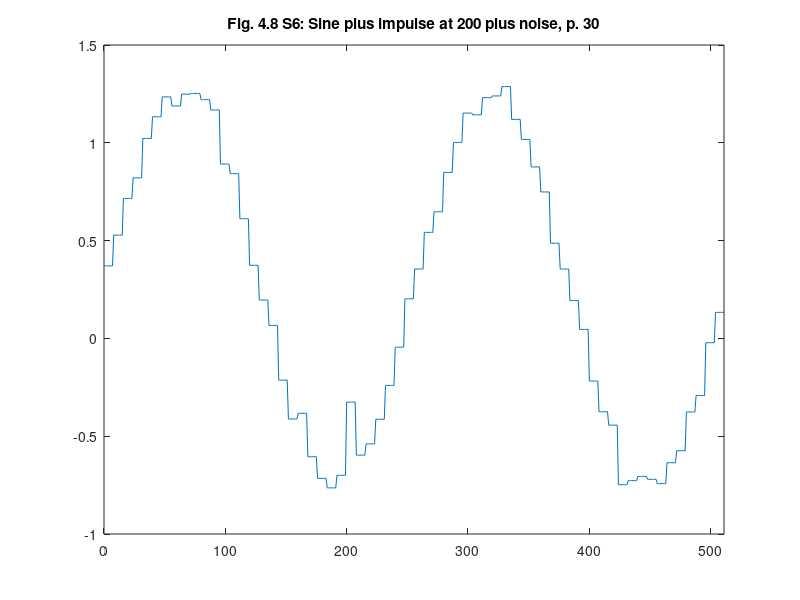

Write the MATLAB code that produced this figure.
%% ========================================================================
%% Programmatic octave notes on "Ripples in Mathematics" by A. Jensen
%% and A. la Cour-Harbo written with a deep gratitude to the authors for
%% this wonderful text.
%% 
%% Reconstruction of Figure 4.8, d6, p. 30, Ch 04.
%%
%% Author: Vladimir Kulyukin
%% 
%% NB: I have tested this code in Octave 4.
%%
%% The numbers below were computed by my Java OneDHaar class methods
%% available at https://github.com/VKEDCO/java/blob/master/haar/org.vkedco.wavelets.haar/OneDHaar.java &
%% https://github.com/VKEDCO/java/blob/master/haar/org.vkedco.wavelets.tests/RipplesInMathCh04.java
%% =========================================================================
t = [0:511];

y_fig_4_8_s6_d06_d07_d08_p30_inverted = [
0.3708202025003803
0.3708202025003803
0.3708202025003803
0.3708202025003803
0.3708202025003803
0.3708202025003803
0.3708202025003803
0.3708202025003803
0.5281306280667765
0.5281306280667765
0.5281306280667765
0.5281306280667765
0.5281306280667765
0.5281306280667765
0.5281306280667765
0.5281306280667765
0.7155336276709078
0.7155336276709078
0.7155336276709078
0.7155336276709078
0.7155336276709078
0.7155336276709078
0.7155336276709078
0.7155336276709078
0.8209357218857497
0.8209357218857497
0.8209357218857497
0.8209357218857497
0.8209357218857497
0.8209357218857497
0.8209357218857497
0.8209357218857497
1.022188531705255
1.022188531705255
1.022188531705255
1.022188531705255
1.022188531705255
1.022188531705255
1.022188531705255
1.022188531705255
1.133095730530169
1.133095730530169
1.133095730530169
1.133095730530169
1.133095730530169
1.133095730530169
1.133095730530169
1.133095730530169
1.234815448630639
1.234815448630639
1.234815448630639
1.234815448630639
1.234815448630639
1.234815448630639
1.234815448630639
1.234815448630639
1.1883534014935588
1.1883534014935588
1.1883534014935588
1.1883534014935588
1.1883534014935588
1.1883534014935588
1.1883534014935588
1.1883534014935588
1.2488434878042813
1.2488434878042813
1.2488434878042813
1.2488434878042813
1.2488434878042813
1.2488434878042813
1.2488434878042813
1.2488434878042813
1.252314693974083
1.252314693974083
1.252314693974083
1.252314693974083
1.252314693974083
1.252314693974083
1.252314693974083
1.252314693974083
1.2206450466381635
1.2206450466381635
1.2206450466381635
1.2206450466381635
1.2206450466381635
1.2206450466381635
1.2206450466381635
1.2206450466381635
1.1679056892685267
1.1679056892685267
1.1679056892685267
1.1679056892685267
1.1679056892685267
1.1679056892685267
1.1679056892685267
1.1679056892685267
0.8913001572086877
0.8913001572086877
0.8913001572086877
0.8913001572086877
0.8913001572086877
0.8913001572086877
0.8913001572086877
0.8913001572086877
0.8424061583888871
0.8424061583888871
0.8424061583888871
0.8424061583888871
0.8424061583888871
0.8424061583888871
0.8424061583888871
0.8424061583888871
0.6119290216338742
0.6119290216338742
0.6119290216338742
0.6119290216338742
0.6119290216338742
0.6119290216338742
0.6119290216338742
0.6119290216338742
0.3736776913377422
0.3736776913377422
0.3736776913377422
0.3736776913377422
0.3736776913377422
0.3736776913377422
0.3736776913377422
0.3736776913377422
0.19597555112181328
0.19597555112181328
0.19597555112181328
0.19597555112181328
0.19597555112181328
0.19597555112181328
0.19597555112181328
0.19597555112181328
0.06621943980711428
0.06621943980711428
0.06621943980711428
0.06621943980711428
0.06621943980711428
0.06621943980711428
0.06621943980711428
0.06621943980711428
-0.2131991901128285
-0.2131991901128285
-0.2131991901128285
-0.2131991901128285
-0.2131991901128285
-0.2131991901128285
-0.2131991901128285
-0.2131991901128285
-0.41189670958634755
-0.41189670958634755
-0.41189670958634755
-0.41189670958634755
-0.41189670958634755
-0.41189670958634755
-0.41189670958634755
-0.41189670958634755
-0.38320932091243487
-0.38320932091243487
-0.38320932091243487
-0.38320932091243487
-0.38320932091243487
-0.38320932091243487
-0.38320932091243487
-0.38320932091243487
-0.6049011604013467
-0.6049011604013467
-0.6049011604013467
-0.6049011604013467
-0.6049011604013467
-0.6049011604013467
-0.6049011604013467
-0.6049011604013467
-0.7156561334203299
-0.7156561334203299
-0.7156561334203299
-0.7156561334203299
-0.7156561334203299
-0.7156561334203299
-0.7156561334203299
-0.7156561334203299
-0.764142291996813
-0.764142291996813
-0.764142291996813
-0.764142291996813
-0.764142291996813
-0.764142291996813
-0.764142291996813
-0.764142291996813
-0.6999394874592496
-0.6999394874592496
-0.6999394874592496
-0.6999394874592496
-0.6999394874592496
-0.6999394874592496
-0.6999394874592496
-0.6999394874592496
-0.32552449511454046
-0.32552449511454046
-0.32552449511454046
-0.32552449511454046
-0.32552449511454046
-0.32552449511454046
-0.32552449511454046
-0.32552449511454046
-0.5967954250112697
-0.5967954250112697
-0.5967954250112697
-0.5967954250112697
-0.5967954250112697
-0.5967954250112697
-0.5967954250112697
-0.5967954250112697
-0.5393707024413389
-0.5393707024413389
-0.5393707024413389
-0.5393707024413389
-0.5393707024413389
-0.5393707024413389
-0.5393707024413389
-0.5393707024413389
-0.4133971999565699
-0.4133971999565699
-0.4133971999565699
-0.4133971999565699
-0.4133971999565699
-0.4133971999565699
-0.4133971999565699
-0.4133971999565699
-0.24023288064322273
-0.24023288064322273
-0.24023288064322273
-0.24023288064322273
-0.24023288064322273
-0.24023288064322273
-0.24023288064322273
-0.24023288064322273
-0.04486823883811241
-0.04486823883811241
-0.04486823883811241
-0.04486823883811241
-0.04486823883811241
-0.04486823883811241
-0.04486823883811241
-0.04486823883811241
0.20229592238375557
0.20229592238375557
0.20229592238375557
0.20229592238375557
0.20229592238375557
0.20229592238375557
0.20229592238375557
0.20229592238375557
0.3549101785210709
0.3549101785210709
0.3549101785210709
0.3549101785210709
0.3549101785210709
0.3549101785210709
0.3549101785210709
0.3549101785210709
0.542070606070488
0.542070606070488
0.542070606070488
0.542070606070488
0.542070606070488
0.542070606070488
0.542070606070488
0.542070606070488
0.6473375167683552
0.6473375167683552
0.6473375167683552
0.6473375167683552
0.6473375167683552
0.6473375167683552
0.6473375167683552
0.6473375167683552
0.848570889351615
0.848570889351615
0.848570889351615
0.848570889351615
0.848570889351615
0.848570889351615
0.848570889351615
0.848570889351615
1.0017746735791333
1.0017746735791333
1.0017746735791333
1.0017746735791333
1.0017746735791333
1.0017746735791333
1.0017746735791333
1.0017746735791333
1.1521427794117332
1.1521427794117332
1.1521427794117332
1.1521427794117332
1.1521427794117332
1.1521427794117332
1.1521427794117332
1.1521427794117332
1.1430005596472166
1.1430005596472166
1.1430005596472166
1.1430005596472166
1.1430005596472166
1.1430005596472166
1.1430005596472166
1.1430005596472166
1.2308369735992837
1.2308369735992837
1.2308369735992837
1.2308369735992837
1.2308369735992837
1.2308369735992837
1.2308369735992837
1.2308369735992837
1.2396242856033994
1.2396242856033994
1.2396242856033994
1.2396242856033994
1.2396242856033994
1.2396242856033994
1.2396242856033994
1.2396242856033994
1.2876240020818657
1.2876240020818657
1.2876240020818657
1.2876240020818657
1.2876240020818657
1.2876240020818657
1.2876240020818657
1.2876240020818657
1.119879900351587
1.119879900351587
1.119879900351587
1.119879900351587
1.119879900351587
1.119879900351587
1.119879900351587
1.119879900351587
1.0171011666455583
1.0171011666455583
1.0171011666455583
1.0171011666455583
1.0171011666455583
1.0171011666455583
1.0171011666455583
1.0171011666455583
0.8766407260369223
0.8766407260369223
0.8766407260369223
0.8766407260369223
0.8766407260369223
0.8766407260369223
0.8766407260369223
0.8766407260369223
0.7487761013265922
0.7487761013265922
0.7487761013265922
0.7487761013265922
0.7487761013265922
0.7487761013265922
0.7487761013265922
0.7487761013265922
0.48650189947658173
0.48650189947658173
0.48650189947658173
0.48650189947658173
0.48650189947658173
0.48650189947658173
0.48650189947658173
0.48650189947658173
0.35454489097650727
0.35454489097650727
0.35454489097650727
0.35454489097650727
0.35454489097650727
0.35454489097650727
0.35454489097650727
0.35454489097650727
0.19331389397875853
0.19331389397875853
0.19331389397875853
0.19331389397875853
0.19331389397875853
0.19331389397875853
0.19331389397875853
0.19331389397875853
0.04599783025916204
0.04599783025916204
0.04599783025916204
0.04599783025916204
0.04599783025916204
0.04599783025916204
0.04599783025916204
0.04599783025916204
-0.2179740167173949
-0.2179740167173949
-0.2179740167173949
-0.2179740167173949
-0.2179740167173949
-0.2179740167173949
-0.2179740167173949
-0.2179740167173949
-0.37489540916768044
-0.37489540916768044
-0.37489540916768044
-0.37489540916768044
-0.37489540916768044
-0.37489540916768044
-0.37489540916768044
-0.37489540916768044
-0.44345608938312137
-0.44345608938312137
-0.44345608938312137
-0.44345608938312137
-0.44345608938312137
-0.44345608938312137
-0.44345608938312137
-0.44345608938312137
-0.747910815393864
-0.747910815393864
-0.747910815393864
-0.747910815393864
-0.747910815393864
-0.747910815393864
-0.747910815393864
-0.747910815393864
-0.7270321336745743
-0.7270321336745743
-0.7270321336745743
-0.7270321336745743
-0.7270321336745743
-0.7270321336745743
-0.7270321336745743
-0.7270321336745743
-0.7056357027896007
-0.7056357027896007
-0.7056357027896007
-0.7056357027896007
-0.7056357027896007
-0.7056357027896007
-0.7056357027896007
-0.7056357027896007
-0.7204688706553736
-0.7204688706553736
-0.7204688706553736
-0.7204688706553736
-0.7204688706553736
-0.7204688706553736
-0.7204688706553736
-0.7204688706553736
-0.7422549164860768
-0.7422549164860768
-0.7422549164860768
-0.7422549164860768
-0.7422549164860768
-0.7422549164860768
-0.7422549164860768
-0.7422549164860768
-0.6356875719565801
-0.6356875719565801
-0.6356875719565801
-0.6356875719565801
-0.6356875719565801
-0.6356875719565801
-0.6356875719565801
-0.6356875719565801
-0.5741725650138926
-0.5741725650138926
-0.5741725650138926
-0.5741725650138926
-0.5741725650138926
-0.5741725650138926
-0.5741725650138926
-0.5741725650138926
-0.376115076011282
-0.376115076011282
-0.376115076011282
-0.376115076011282
-0.376115076011282
-0.376115076011282
-0.376115076011282
-0.376115076011282
-0.29205411703223866
-0.29205411703223866
-0.29205411703223866
-0.29205411703223866
-0.29205411703223866
-0.29205411703223866
-0.29205411703223866
-0.29205411703223866
-0.02194675207890399
-0.02194675207890399
-0.02194675207890399
-0.02194675207890399
-0.02194675207890399
-0.02194675207890399
-0.02194675207890399
-0.02194675207890399
0.13309317101641788
0.13309317101641788
0.13309317101641788
0.13309317101641788
0.13309317101641788
0.13309317101641788
0.13309317101641788
0.13309317101641788
];

figure;
plot(t, y_fig_4_8_s6_d06_d07_d08_p30_inverted);
xlim([0 511]);
title('Fig. 4.8 S6: Sine plus impulse at 200 plus noise, p. 30');






